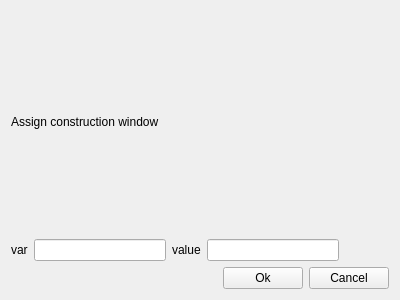
<?xml version="1.0" encoding="UTF-8"?>
<ui version="4.0">
 <class>InstructionDialog</class>
 <widget class="QWidget" name="InstructionDialog">
  <property name="geometry">
   <rect>
    <x>0</x>
    <y>0</y>
    <width>400</width>
    <height>300</height>
   </rect>
  </property>
  <property name="windowTitle">
   <string>Form</string>
  </property>
  <layout class="QVBoxLayout" name="verticalLayout">
   <item>
    <widget class="QLabel" name="label">
     <property name="text">
      <string>Assign construction window</string>
     </property>
    </widget>
   </item>
   <item>
    <layout class="QHBoxLayout" name="horizontalLayout_2">
     <property name="rightMargin">
      <number>50</number>
     </property>
     <item>
      <widget class="QLabel" name="label_2">
       <property name="text">
        <string>var</string>
       </property>
      </widget>
     </item>
     <item>
      <widget class="QLineEdit" name="condField"/>
     </item>
     <item>
      <widget class="QLabel" name="label_3">
       <property name="text">
        <string>value</string>
       </property>
      </widget>
     </item>
     <item>
      <widget class="QLineEdit" name="lineEdit"/>
     </item>
    </layout>
   </item>
   <item>
    <layout class="QHBoxLayout" name="horizontalLayout">
     <item>
      <spacer name="horizontalSpacer">
       <property name="orientation">
        <enum>Qt::Horizontal</enum>
       </property>
       <property name="sizeHint" stdset="0">
        <size>
         <width>158</width>
         <height>20</height>
        </size>
       </property>
      </spacer>
     </item>
     <item>
      <widget class="QPushButton" name="pushButton">
       <property name="text">
        <string>Ok</string>
       </property>
      </widget>
     </item>
     <item>
      <widget class="QPushButton" name="pushButton_2">
       <property name="text">
        <string>Cancel</string>
       </property>
      </widget>
     </item>
    </layout>
   </item>
  </layout>
 </widget>
 <resources/>
 <connections/>
</ui>
